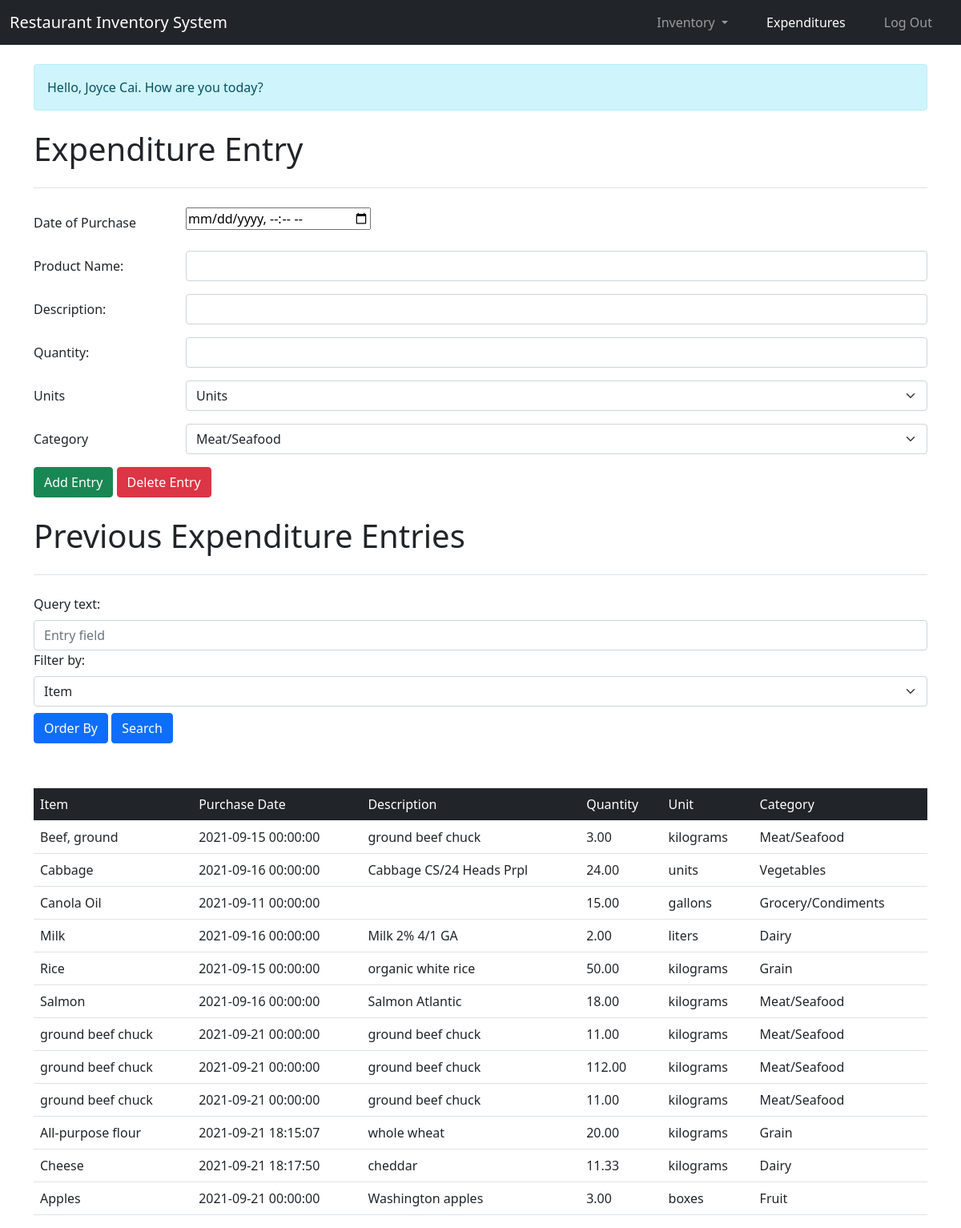
The app's page /index.php (signed in) with its own data.
### tables this page shows
CREATE TABLE `users` (
  `id` bigint(20) NOT NULL,
  `user_id` bigint(20) NOT NULL,
  `name` varchar(100) NOT NULL,
  `email` varchar(100) NOT NULL,
  `password` varchar(100) NOT NULL,
  `privelege` enum('admin','employee') NOT NULL,
  `date` timestamp NOT NULL DEFAULT current_timestamp() ON UPDATE current_timestamp()
);

CREATE TABLE `expenditure` (
  `Item` varchar(100) NOT NULL,
  `PurchaseDate` datetime NOT NULL DEFAULT current_timestamp(),
  `Description` varchar(255) DEFAULT NULL,
  `Quantity` float(7,2) NOT NULL DEFAULT 0.00,
  `Unit` enum('units','kilograms','boxes','liters','gallons') NOT NULL,
  `Category` enum('Meat/Seafood','Vegetables','Grocery/Condiments','Dairy','Grain','Fruit','Cutlery/Utensils','Major Equipment','Minor Equipment') NOT NULL
);

### include/functions.inc.php (called while the page is built, shortened)
<?php
function check_login($con)
{
	if(isset($_SESSION['user_id']))
	{
		$id = $_SESSION['user_id'];
		$query = "select * from users where user_id = $id limit 1";
		$result = mysqli_query($con, $query);
        if($result && mysqli_num_rows($result) > 0)
		{
			$user_data = mysqli_fetch_assoc($result);
			return $user_data;
		}
	}
	die;
}

### index.php (the view, shortened to what this page needs)
<?php
	include("./include/connections.inc.php");
	include("./include/functions.inc.php");
	$user_data = check_login($usersConnection);
?>
<!DOCTYPE html>
<html>
<head>
    <link href="https://cdn.jsdelivr.net/npm/bootstrap@5.0.2/dist/css/bootstrap.min.css" rel="stylesheet">
</head>
<body>
<nav class="navbar navbar-expand-lg navbar-dark bg-dark">
    <div class="container-fluid">
        <a class="navbar-brand" href="index.php">Restaurant Inventory System</a>
        <div class="collapse navbar-collapse " id="navbarSupportedContent">
            <ul class="navbar-nav ms-auto mb-2 mb-lg-0">
                <li class="nav-item dropdown">
                    <a class="nav-link dropdown-toggle px-4" href="#" id="navbarDropdown" role="button" data-bs-toggle="dropdown" aria-expanded="false">
                        Inventory
                    </a>
                </li>
                <li class="nav-item">
                    <a class="nav-link px-4 active" href="index.php">Expenditures</a>
                </li>
                <li class="nav-item">
                    <a class="nav-link px-4" href="logout.php">Log Out</a>
                </li>
            </ul>
        </div>
    </div>
</nav>
<div class = "container">
    <br>
    <div class="alert alert-info" role="alert">
        Hello, <?php echo $user_data['name']; ?>. How are you today?
    </div>
    <h1 class = "pb-4 mt-4 mb-4 border-bottom">Expenditure Entry</h1>
    <form method = "post">
        <div class="row mb-3">
            <label for="dateOfPurchase" class="col-sm-2 col-form-label">Date of Purchase</label>
            <div class="col-sm-10">
                <input type="datetime-local" name="dateOfPurchase" requiredclass="form-control" id="dateOfPurchase" required>
            </div>
        </div>
        <div class="row mb-3">
            <label for="productName" class="col-sm-2 col-form-label">Product Name:</label>
            <div class="col-sm-10">
                <input type="text" class="form-control" id="productName" name="productName" required>
            </div>
        </div>
        <div class="row mb-3">
            <label for="description" class="col-sm-2 col-form-label">Description: </label>
            <div class="col-sm-10">
                <input type="text" class="form-control" id="description" name="description" required>
            </div>
        </div>
        <div class="row mb-3">
            <label for="quantity" class="col-sm-2 col-form-label">Quantity: </label>
            <div class="col-sm-10">
                <input type="text" class="form-control" id="quantity" name="quantity" required>
            </div>
        </div>
        <div class="row mb-3">
            <label class="col-sm-2 col-form-label" for="units">Units</label>
            <div class="col-sm-10">
                <select class="form-select" id="units" type="text" name="units" required>
                    <option value='units'>Units</option>
                </select>
            </div>
        </div>
        <div class="row mb-3">
            <label class="col-sm-2 col-form-label" for="category">Category</label>
            <div class="col-sm-10">
                <select class="form-select" id="category" name = "category" required>
                    <option value='Meat/Seafood'>Meat/Seafood</option>
                </select>
            </div>
        </div>
        <button type="submit" name="addEntry" value="Add Entry" class="text-right btn btn-success"> Add Entry</button>
        <button type="submit" name="deleteEntry" value="Delete Entry" class="text-right btn btn-danger">Delete Entry</button>
    </form>
    <h1 class = "pb-4 mt-4 mb-4 border-bottom">Previous Expenditure Entries</h1>
    <form method = "post">
        <div class = "form-row align-items-center">
            <div class = "col-auto">
                <label class="form-label" for="queryText">
                    Query text:
                </label>
                <input class="form-control" mb-2" id="queryText" type="text" name="queryText" placeholder="Entry field">
            </div>
            <div class = "col-auto">
                <label class="form-label" for="columnToBeArranged">
                Filter by:
                </label>
                <select class="form-select mb-2" id="columnToBeArranged" type="text" name="columnToBeArranged">
                    <option value='Item'>Item</option>
                </select>
            </div>
            <div class = "col-auto">
                <button class="btn btn-primary mb-2" id="orderButton" type="submit" name="orderBy">Order By</button>
                <button class="btn btn-primary mb-2" id="searchButton" type="submit" name="searchValue">Search</button>
            </div>
        </div>
    </form>
    <table class="table table-hover">
        <thead class = "table-dark ">
        <tr>
            <td scope="col">Item</td>
            <td scope="col">Purchase Date</td>
            <td scope="col">Description</td>
            <td scope="col">Quantity</td>
            <td scope="col">Unit</td>
            <td scope="col">Category</td>
        </tr>
        </thead>
</div>
    <?php
    echo "<br>";
    echo "<br>";
    $query = "select * from expenditure";
    $results = mysqli_query($inventoryConnection, $query);
    if($results)
    {
        if(mysqli_num_rows($results) > 0)
        {
            while($rows= mysqli_fetch_array($results))
            {
                echo "<tr><td>".$rows['Item']."</td>";
                echo "<td>".$rows['PurchaseDate']."</td>";
                echo "<td>".$rows['Description']."</td>";
                echo "<td>".$rows['Quantity']."</td>";
                echo "<td>".$rows['Unit']."</td>";
                echo "<td>".$rows['Category']."</td></tr>";
            }
        }
    }else{
        $danger = "<div class=\"alert alert-danger\" role=\"alert\">
                Something went wrong with the database. Try again later.
                </div>";    }
    ?>
</body>
</html>

### records on screen
users: name "Joyce Cai"
expenditure: Item "Beef, ground", PurchaseDate "2021-09-15 00:00:00", Description "ground beef chuck", Quantity "3.00", Unit "kilograms", Category "Meat/Seafood"
expenditure: Item "Cabbage", PurchaseDate "2021-09-16 00:00:00", Description "Cabbage CS/24 Heads Prpl", Quantity "24.00", Unit "units", Category "Vegetables"
expenditure: Item "Canola Oil", PurchaseDate "2021-09-11 00:00:00", Quantity "15.00", Unit "gallons", Category "Grocery/Condiments"
expenditure: Item "Milk", PurchaseDate "2021-09-16 00:00:00", Description "Milk 2% 4/1 GA", Quantity "2.00", Unit "liters", Category "Dairy"
expenditure: Item "Rice", PurchaseDate "2021-09-15 00:00:00", Description "organic white rice", Quantity "50.00", Unit "kilograms", Category "Grain"
expenditure: Item "Salmon", PurchaseDate "2021-09-16 00:00:00", Description "Salmon Atlantic", Quantity "18.00", Unit "kilograms", Category "Meat/Seafood"
expenditure: Item "ground beef chuck", PurchaseDate "2021-09-21 00:00:00", Description "ground beef chuck", Quantity "11.00", Unit "kilograms", Category "Meat/Seafood"
expenditure: Item "ground beef chuck", PurchaseDate "2021-09-21 00:00:00", Description "ground beef chuck", Quantity "112.00", Unit "kilograms", Category "Meat/Seafood"
expenditure: Item "ground beef chuck", PurchaseDate "2021-09-21 00:00:00", Description "ground beef chuck", Quantity "11.00", Unit "kilograms", Category "Meat/Seafood"
expenditure: Item "All-purpose flour", PurchaseDate "2021-09-21 18:15:07", Description "whole wheat", Quantity "20.00", Unit "kilograms", Category "Grain"
expenditure: Item "Cheese", PurchaseDate "2021-09-21 18:17:50", Description "cheddar", Quantity "11.33", Unit "kilograms", Category "Dairy"
expenditure: Item "Apples", PurchaseDate "2021-09-21 00:00:00", Description "Washington apples", Quantity "3.00", Unit "boxes", Category "Fruit"
